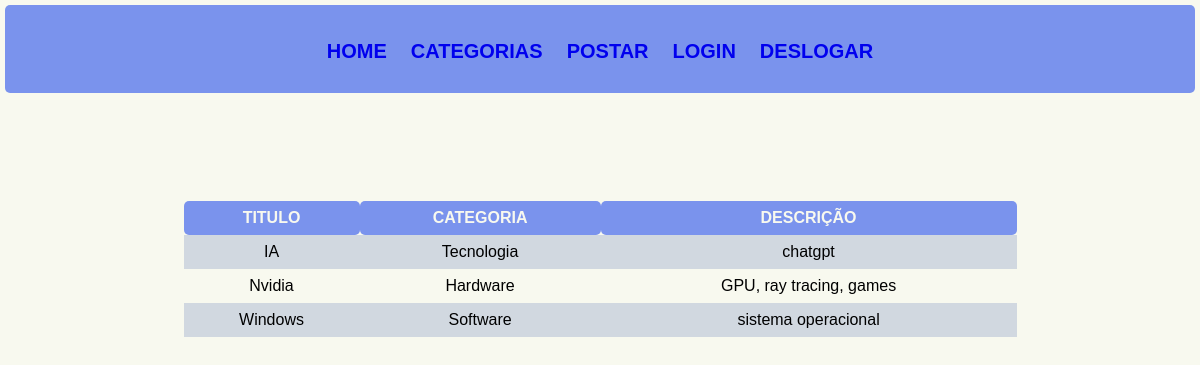
The page /index.php (signed in) on the database its author committed.
### tables this page shows
CREATE TABLE `post` (
  `id_post` int(11) NOT NULL,
  `titulo` varchar(30) DEFAULT NULL,
  `descricao` varchar(240) DEFAULT NULL,
  `idcategoria` int(11) DEFAULT NULL
);

CREATE TABLE `categoria` (
  `id_categoria` int(11) NOT NULL,
  `nome` text DEFAULT NULL
);

### classes/post.class.php (called while the page is built, shortened)
<?php
require_once 'classes/conexao.class.php';
class Posts {
    private $con;
public function __construct() {
    $this->con = new Conexao();
}
public function listar() {
    try {
        $sql = $this->con->conectar()->prepare("SELECT id_post, titulo, descricao, idcategoria FROM post");
        $sql->execute();
        return $sql->fetchAll();
    } catch (PDOException $ex) {
          return 'ERRO ' .  $ex->getMessage();
        }
}
public function traznome ($idcategoria) {
    try{
        $sql = $this->con->conectar()->prepare("SELECT nome FROM categoria WHERE id_categoria = :idcategoria");
        $sql->execute([':idcategoria' => $idcategoria]);
        return $sql->fetch(PDO::FETCH_ASSOC);
    }  catch (PDOException $ex) {
        return 'ERRO ' . $ex->getMessage();
    }
}
}

### classes/conexao.class.php (called while the page is built)
<?php
     class Conexao {
          private $usuario;
          private $senha;
          private $banco;
          private $servidor;
          private static $pdo;
          public function __construct(){
              $this->servidor = "localhost";
              $this->banco = "posts";
              $this->usuario = "root";
              $this->senha = "";
          }
          public function conectar(){
              try{
                if(is_null(self::$pdo)){self::$pdo = new PDO("mysql:host=".$this->servidor.";dbname=".$this->banco, $this->usuario, $this->senha);
                }
                return self::$pdo;
              }catch(PDOException $ex){
                  echo "ERRO: ".$ex->getMessage();
              }
          }
      }

### index.php (the view, shortened to what this page needs)
<?php
  include 'classes/post.class.php';
  include 'menu.php';
  include 'botton.php';
  $post = new Posts();
?>
<table>
        <tr>
                <th>TITULO</th>
                <th>CATEGORIA</th>
                <th>DESCRIÇÃO</th>
        </tr>
        <?php
        $lista = $post->listar();
        foreach ($lista as $item){
        ?>
        <br><br>
        <tr>
                <td>
                        <?php echo $item['titulo']; ?>
                </td>
                <td>
                        <?php $categoria = $post->traznome($item['idcategoria']);
                         echo $categoria['nome'] ?>
                </td>
                <td>
                        <?php echo $item['descricao'];?>
                </td>
        </tr>
        <?php } ?>
</table>

### style.css (style rules this page uses)
* { box-sizing: border-box; }
:root { --header-footer-color: #7A93ED; --font-color-light: #FFFFFF; --font-color-dark: #000000; --background: #F8F9EF; --background2: #4CE2F9; }
body { max-width: 1920px; margin: 5px; background-color: var(--background) ; }
table { margin-left: auto; margin-right: auto; border-collapse: collapse; width: 70%; background-color: var(--background-color); }
th, td { font-family: Verdana, Geneva, Tahoma, sans-serif; text-align: center; padding: 8px; }
tr:nth-child(even) { background-color: #d1d8e0 }
th { border-radius: 5px ; background-color: var(--header-footer-color); color: var(--background); }

### rows shown on the page
post: titulo "IA", idcategoria.nome "Tecnologia", descricao "chatgpt"
post: titulo "Nvidia", idcategoria.nome "Hardware", descricao "GPU, ray tracing, games"
post: titulo "Windows", idcategoria.nome "Software", descricao "sistema operacional"
